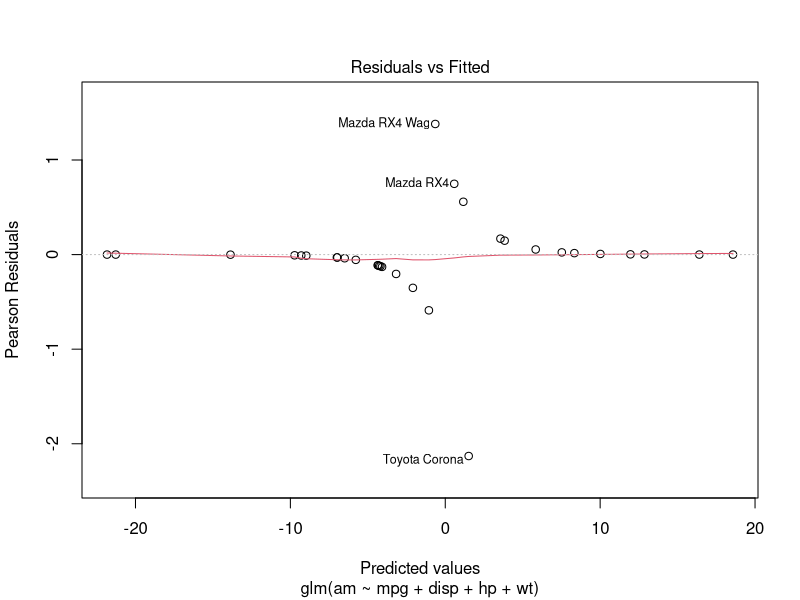
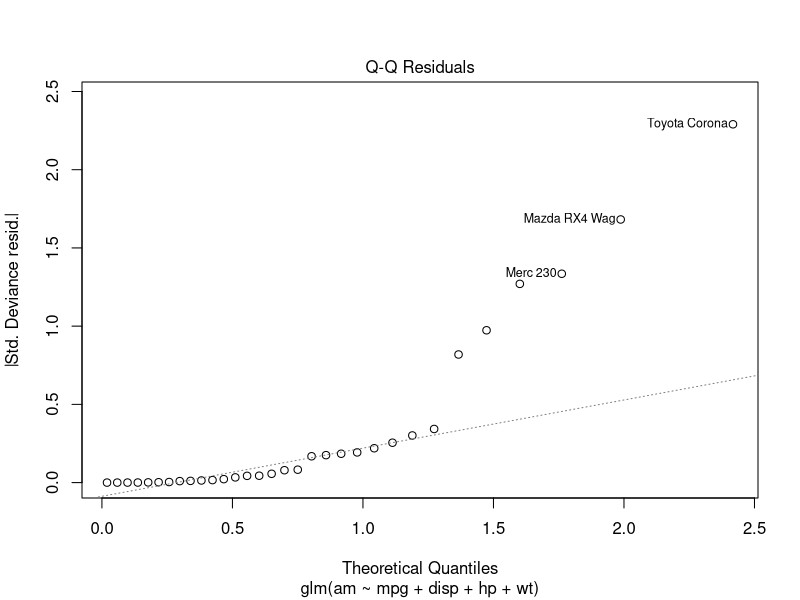
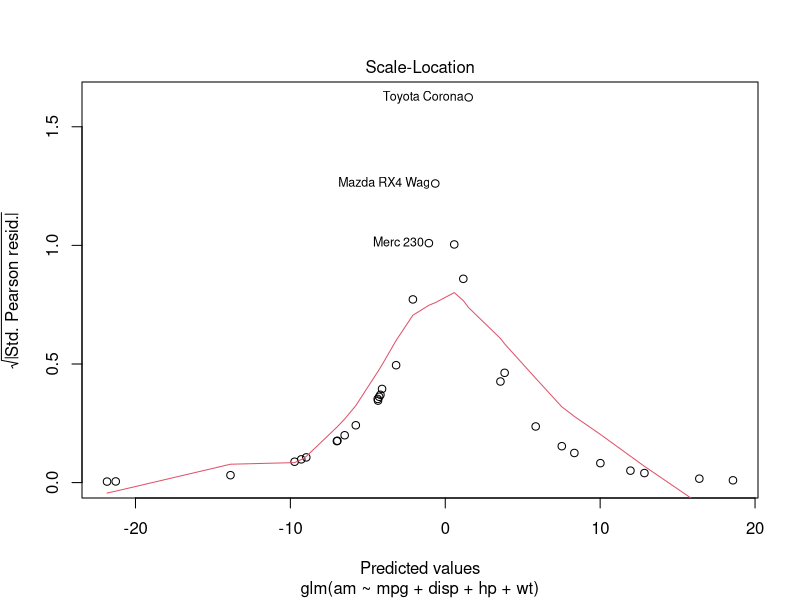
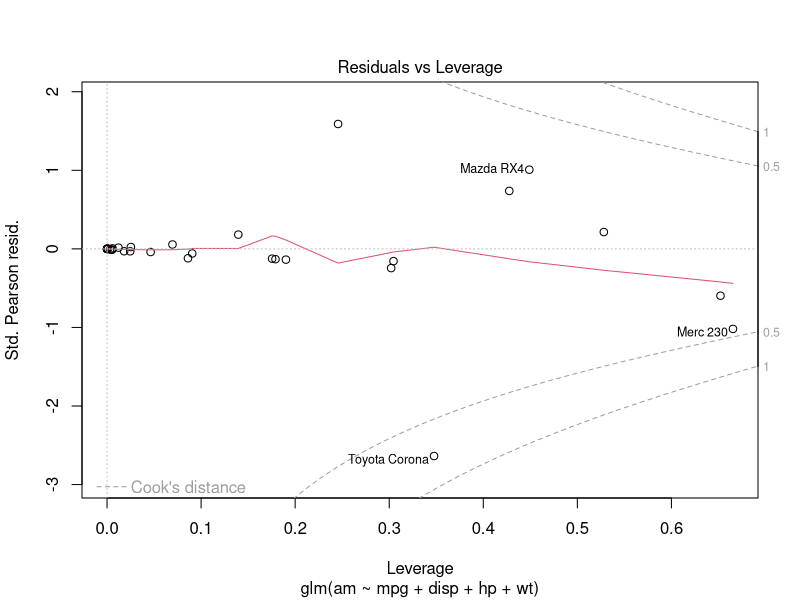

Recreate these plots in R, in order.
mtcars
str(mtcars)
dim(mtcars)
t = table(mtcars$am)
amt = addmargins(t)
ppt = prop.table(t)
ppt
amt
(base = glm(am~1,data=mtcars,family = binomial()))
odds = exp(-0.3795)
odds
(fit1 = glm(am~mpg+disp+hp+wt,data=mtcars,family=binomial()))
summary(fit1)
plot(fit1)
anova(fit1)
(factor = glm(am~mpg+hp+wt,data=mtcars,family=binomial()))
(fit2 = glm(am~mpg+hp,data=mtcars,family = binomial()))
summary(factor)
(fit3 = glm(am~hp+wt,data=mtcars,family=binomial()))
summary(fit3)
pred = predict(fit3,type='response',data=mtcars[c('hp','wt')])
pred[1:5]
pred1 = ifelse(pred>0.5,1,0)
pred1[1:5]
mtcars$p = pred1
table(mtcars$p,mtcars$am)
30/32
newdata=data.frame(wt=2,hp=150)
pred2 = predict(fit3,newdata,type='response')
pred2
(p1 = predict(fit3,newdata=mtcars[c('wt','hp')],type='response'))
(p1a = ifelse(p1>0.5,1,0))
mtcars
cbind(mtcars$am,mtcars$wt,mtcars$hp,p1,p1a)
(xtab= table(mtcars$am,p1a))
library(caret)
caret::confusionMatrix(xtab)
car::vif(fit3)
sqrt(car::vif(fit3))>2
